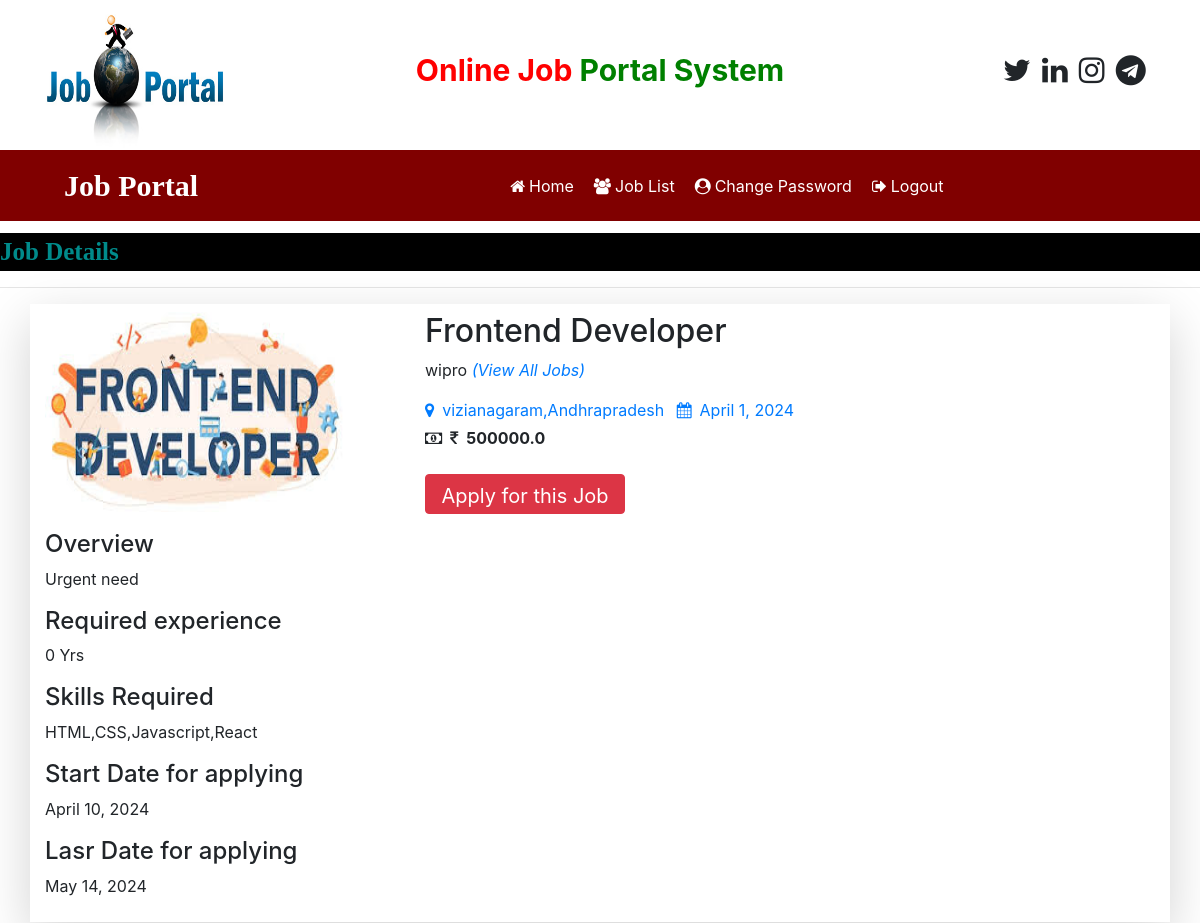
/job_detail/3, run on the app's committed database.
### job/models.py (models this page shows, shortened)
class Job(models.Model):
    recruiter = models.ForeignKey(Recruiter, on_delete=models.CASCADE)
    start_date = models.DateField()
    end_date = models.DateField()
    title = models.CharField(max_length=100)
    salary = models.FloatField(max_length=20)
    image = models.FileField()
    description = models.CharField(max_length=300 )
    experience = models.CharField(max_length=50)
    location = models.CharField(max_length=100 )
    skills = models.CharField(max_length=100)
    creationdate = models.DateField()

class Recruiter(models.Model):
    user = models.ForeignKey(User, on_delete=models.CASCADE)
    mobile = models.CharField(max_length=15, null=True )
    image = models.FileField( null=True )
    gender = models.CharField(max_length=10, null=True )
    company = models.CharField(max_length=100, null=True )
    type = models.CharField(max_length=15, null=True )
    status = models.CharField(max_length=20, null=True )

### job/views.py (the view)
# urls.py: path('job_detail/<int:pid>',job_detail,name="job_detail"),
def job_detail(request,pid):
    job = Job.objects.get(id=pid)
    d = {'job':job}
    return render(request, 'job_detail.html',d)

### job/templates/job_detail.html (shortened to what this page needs)
{% load static %}
{% block body %}
{% include 'user_navigation.html' %}
<marquee style="font-family: 'Monotype Corsiva'; font-size: 25px; color: darkcyan; background-color: black; font-weight: bold; margin-top: 1%;">
    Job Details
</marquee>
<hr>
<div class="container shadow-lg py-2 mb-2">
  <div class="row">
    <div class="col-md-4">
        <img src="{{job.image.url}}" style="width:300px; height: 200px;">
    </div>
    <div class="col-md-6">
      <h2> {{job.title}} </h2>
      <p>{{job.recruiter.company}}<em> <a href="{% url 'user_latestjobs'%}">(View All Jobs)</a> </em></p>
      <a href="#" class="mr-2"><i class="fa fa-map-marker mr-2"></i>{{job.location}}</a>
      <a href="#"><i class="fa fa-calendar mr-2"></i>{{job.creationdate}}</a>
      <br>
      <strong><i class="fa fa-money mr-2 mt-2"></i><i class="fa fa-inr mr-2 mt-2"></i>{{job.salary}}</strong>
    <div class="mt-4"><a href="{% url 'applyforjob' job.id %}" class="btn btn-danger" style="width: 200px; height: 40px; font-size: 20px;">Apply for this Job</a></div>
    </div>
  </div>
    <div class="mt-3">
        <h4>Overview</h4>
        <p>{{job.description}}</p>
        <h4>Required experience</h4>
        <p>{{job.experience}} Yrs</p>
        <h4>Skills Required</h4>
        <p>{{job.skills}}</p>
        <h4>Start Date for applying</h4>
        <p>{{job.start_date}}</p>
        <h4>Lasr Date for applying</h4>
        <p>{{job.end_date}}</p>
    </div>
</div>
{% endblock %}

### data on the page
Job: image (picture), title "Frontend Developer", recruiter.company "wipro", location "vizianagaram,Andhrapradesh", creationdate "April 1, 2024", salary "500000.0", description "Urgent need", experience "0", skills "HTML,CSS,Javascript,React", start_date "April 10, 2024", end_date "May 14, 2024"
